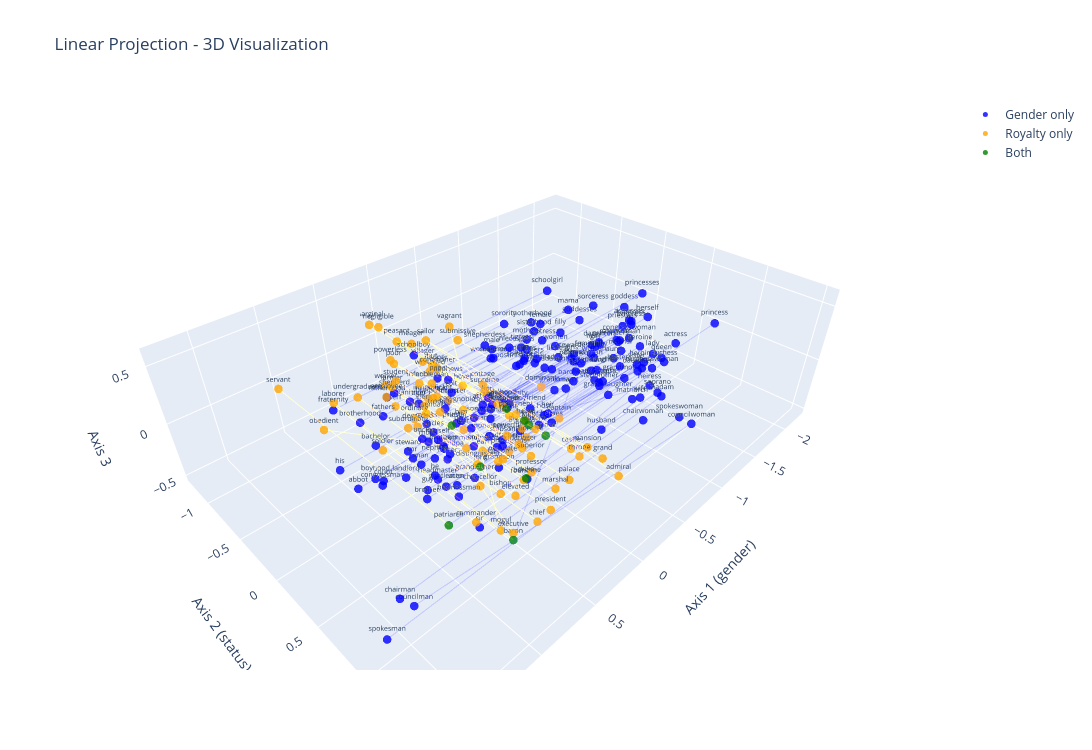
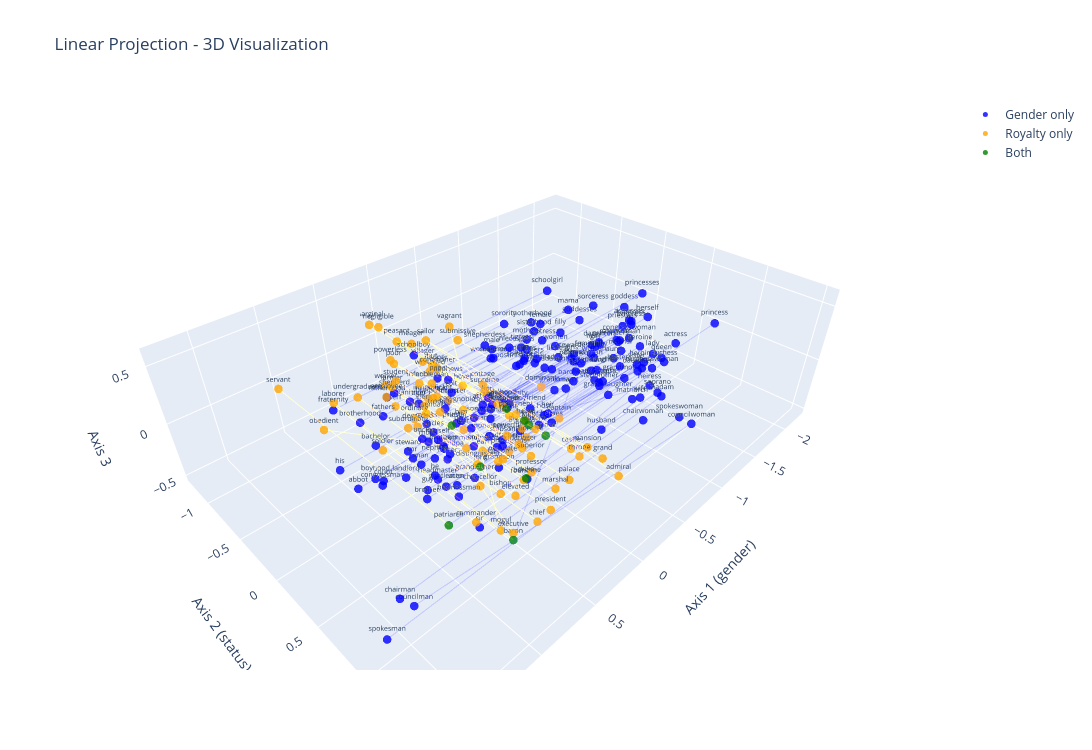

Source (notebook cell) for these figures, in order:
### Code cell
visualize_3d_projection(
    gender_pairs=gender_clean, royalty_pairs=royalty_clean,
    embeddings=embeddings, projector=model,
    output_html='../results/linear/linear_3d.html',
    title='Linear Projection - 3D Visualization'
)
